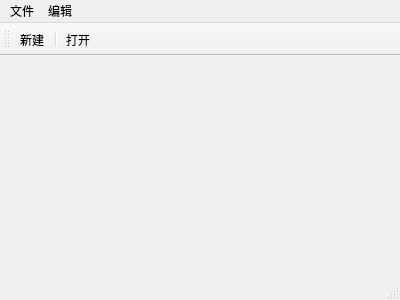
<?xml version="1.0" encoding="UTF-8"?>
<ui version="4.0">
 <class>MainWindow</class>
 <widget class="QMainWindow" name="MainWindow">
  <property name="geometry">
   <rect>
    <x>0</x>
    <y>0</y>
    <width>400</width>
    <height>300</height>
   </rect>
  </property>
  <property name="windowTitle">
   <string>MainWindow</string>
  </property>
  <widget class="QWidget" name="centralWidget"/>
  <widget class="QMenuBar" name="menuBar">
   <property name="geometry">
    <rect>
     <x>0</x>
     <y>0</y>
     <width>400</width>
     <height>23</height>
    </rect>
   </property>
   <widget class="QMenu" name="menu">
    <property name="title">
     <string>文件</string>
    </property>
    <addaction name="actionNew"/>
    <addaction name="separator"/>
    <addaction name="actionOpen"/>
   </widget>
   <widget class="QMenu" name="menu_2">
    <property name="title">
     <string>编辑</string>
    </property>
   </widget>
   <addaction name="menu"/>
   <addaction name="menu_2"/>
  </widget>
  <widget class="QToolBar" name="mainToolBar">
   <property name="allowedAreas">
    <set>Qt::BottomToolBarArea|Qt::TopToolBarArea</set>
   </property>
   <attribute name="toolBarArea">
    <enum>TopToolBarArea</enum>
   </attribute>
   <attribute name="toolBarBreak">
    <bool>false</bool>
   </attribute>
   <addaction name="actionNew"/>
   <addaction name="separator"/>
   <addaction name="actionOpen"/>
  </widget>
  <widget class="QStatusBar" name="statusBar"/>
  <action name="actionNew">
   <property name="text">
    <string>新建</string>
   </property>
  </action>
  <action name="actionOpen">
   <property name="text">
    <string>打开</string>
   </property>
  </action>
 </widget>
 <layoutdefault spacing="6" margin="11"/>
 <resources/>
 <connections/>
</ui>
